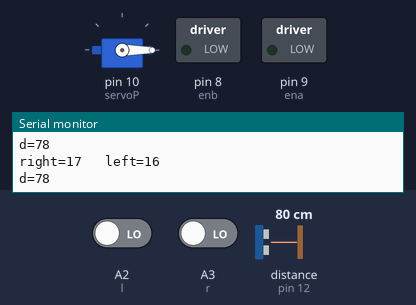
The sketch below on a simulated Arduino Uno, built with avr-gcc and run on an emulated ATmega328P. Parts: servo, switched loads named in the sketch (green lamp = pin HIGH), the last lines printed to the serial monitor. Wiring (inferred from the names in the program): ultrasonic range finder: trigger pin 11; echo pin 12. The test bench sets the inputs (shaded band); at power-on: A2 (l) LOW, A3 (r) LOW, distance to the obstacle (sensor on pin 12) 80 cm. The echo pulse lasts 58.3 µs per cm; pins used as bus, display or sensor lines are not drawn.

Above: at 1.2 s.
1.3 s: A2 (l) driven HIGH
At 2.3 s:
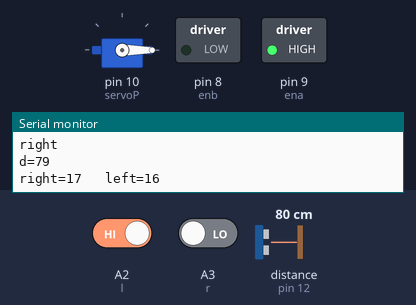
2.8 s: A3 (r) driven HIGH
At 3.8 s:
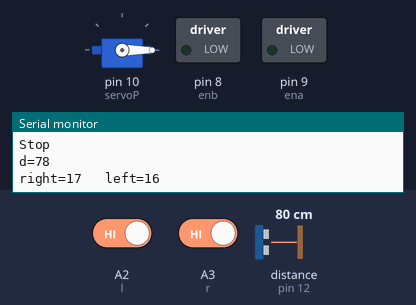
4.4 s: distance to the obstacle (sensor on pin 12) set to 34 cm
7.4 s: distance to the obstacle (sensor on pin 12) set to 28 cm
At 8.3 s:
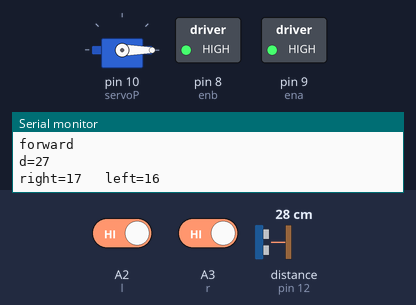
8.9 s: A2 (l) driven LOW
At 10.1 s:
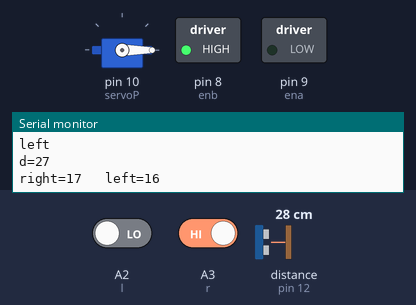
10.4 s: A2 (l) driven HIGH and A3 (r) driven LOW
At 11.3 s:
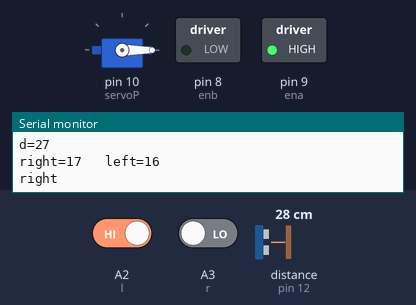
Timing chart, 0 to 13.4 s (numbered marks = the images above; inputs shaded):
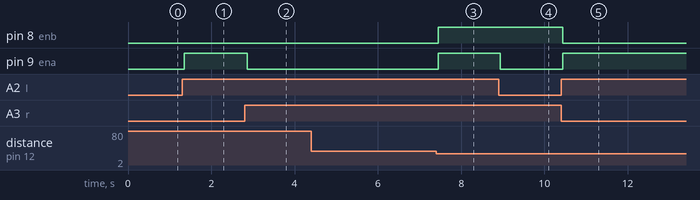

Measured:
- the behaviour switches between 32 and 31 cm on distance to the obstacle (sensor on pin 12) (found by bisection; images 2 and 3)
- after the input at 1.3 s, pin 9 (ena): LOW → HIGH after 0.05 s
- after the input at 2.8 s, pin 9 (ena): HIGH → LOW after 0.06 s
- after the input at 7.4 s, pin 8 (enb), pin 9 (ena): LOW → HIGH after 0.06 s
- after the input at 8.9 s, pin 9 (ena): HIGH → LOW after 0.05 s
- after the input at 10.4 s, pin 8 (enb): HIGH → LOW at once; pin 9 (ena): LOW → HIGH at once

The sketch:

follow_me_robot.ino
```cpp
#include <Servo.h>

Servo servo;
int servoP = 10;

int ena = 9;
int m1p1 = 4;
int m1p2 = 5;

int enb = 8;
int m2p1 = 6;
int m2p2 = 7;

int r = A3;
int l = A2;
int  rv, lv;

int trigPin = 11;
int echoPin = 12;
long duration;
int d;


void setup()
{
  servo.attach(servoP);
  servo.write(0);
  Serial.begin(9600);

  pinMode(r, INPUT);
  pinMode(l, INPUT);

  pinMode(trigPin, OUTPUT);
  pinMode(echoPin, INPUT);

}

void loop()
{
  digitalWrite(trigPin, LOW);
  delayMicroseconds(2);
  digitalWrite(trigPin, HIGH);
  delayMicroseconds(10);
  digitalWrite(trigPin, LOW);
  duration = pulseIn(echoPin, HIGH);
  d = duration * 0.034 / 2;

  Serial.print("d=");
  Serial.println(d);

  rv = digitalRead(r);
  lv = digitalRead(l);
  Serial.print("right=");
  Serial.print(r);
  Serial.print("   left=");
  Serial.println(l);

  if((rv==1) && (d>=10 && d<=30) &&(lv==1))
  {
    Serial.println("forward");
      digitalWrite(m1p1, HIGH);
      digitalWrite(m1p2, LOW);
      digitalWrite(m2p1, LOW);
      digitalWrite(m2p2, HIGH);
      analogWrite(ena, 255);
      analogWrite(enb, 255);
  }
  else if ((rv==0) && (lv==1))
  {
     Serial.println("right");
      digitalWrite(m1p1, LOW);
      digitalWrite(m1p2, HIGH);
      digitalWrite(m2p1, LOW);
      digitalWrite(m2p2, LOW);
      analogWrite(ena, 255);
      analogWrite(enb, 0);
  }
  else if ((rv==1) && (lv==0))
  {
    Serial.println("left");
      digitalWrite(m1p1, LOW);
      digitalWrite(m1p2, LOW);
      digitalWrite(m2p1, HIGH);
      digitalWrite(m2p2, LOW);
      analogWrite(ena, 0);
      analogWrite(enb, 255);
  }
  else if((rv==1)&&(lv==1) || (d>1&&d<10))
  {
     Serial.println("Stop");
      digitalWrite(m1p1, LOW);
      digitalWrite(m1p2, LOW);
      digitalWrite(m2p1, LOW);
      digitalWrite(m2p2, LOW);
      analogWrite(ena, 0);
      analogWrite(enb, 0);
  }
}
```
